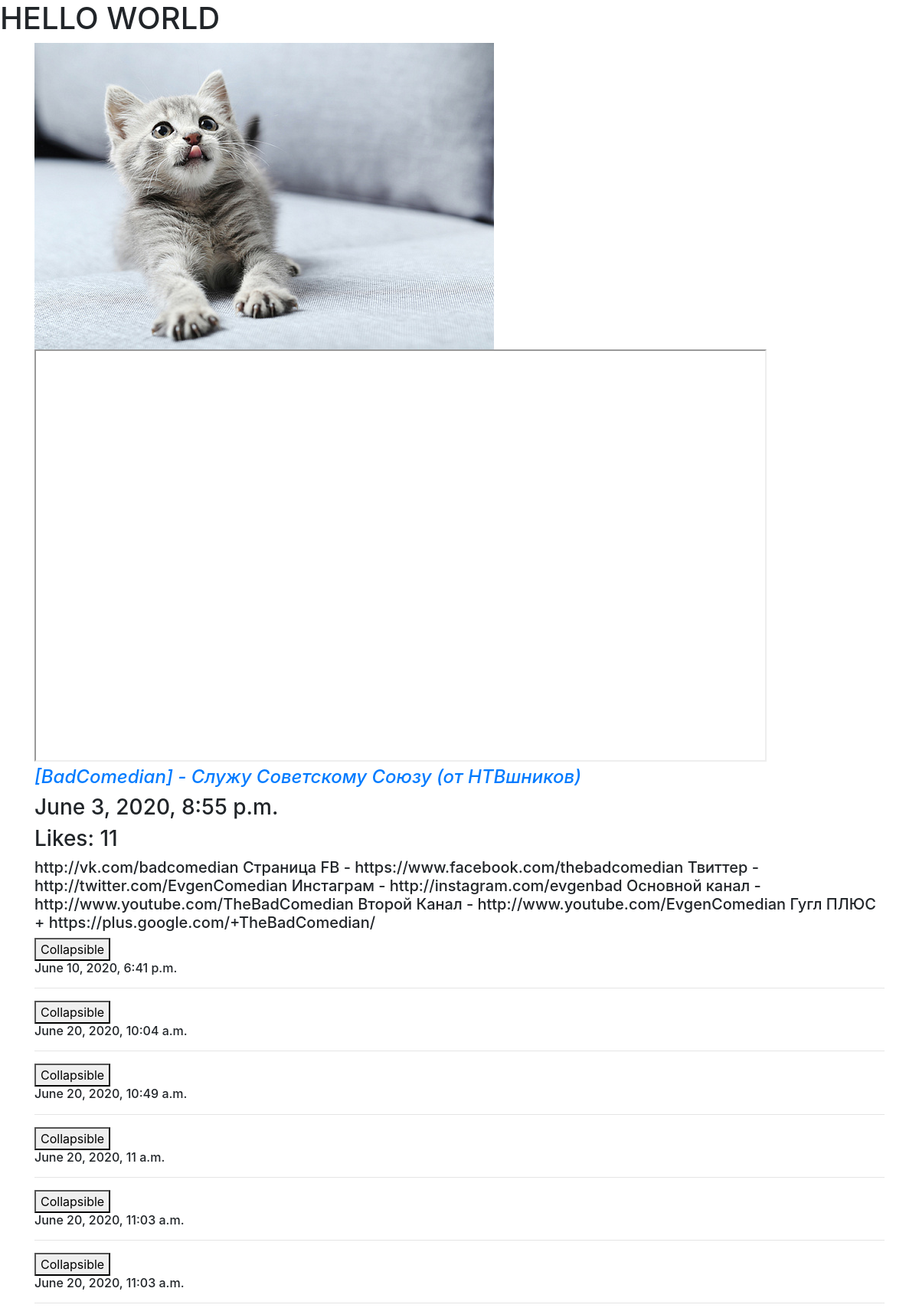
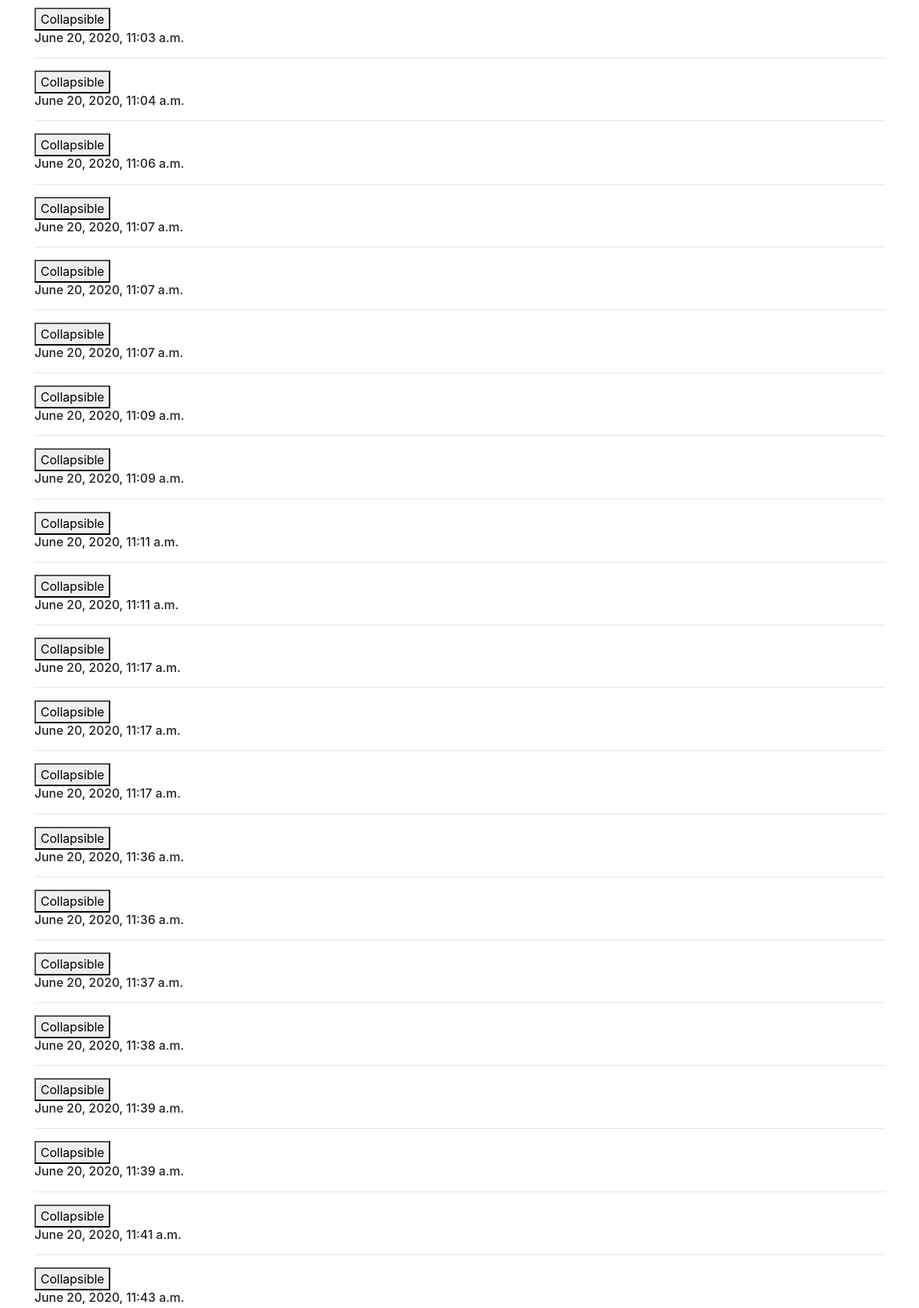
/hello/456/ (upper part), run on the app's committed database (2 pictures, top to bottom).
### showvideo/models.py (models this page shows, shortened)
class Video(models.Model):       # A 1      B   2     C  3
    class Meta:
        verbose_name = "Видео"
        verbose_name_plural = "много видео"
    slug = models.SlugField(
        unique=True,
        verbose_name="Слаг",
        help_text="слаг должен быть уникальным"
    )
    urls = models.URLField(verbose_name="Урл, понял?")
    title = models.CharField(max_length=150, verbose_name="название")
    date = models.DateTimeField(auto_now_add=True, verbose_name="дата")
    description = models.TextField(
        verbose_name="описание",
        null=True,
        blank=True)
    likes = models.PositiveIntegerField(default=0, verbose_name="нравится)")

class Comment(models.Model):   # 1 - 5шт    2 - 3 шт
    text = models.TextField()
    date = models.DateTimeField(auto_now_add=True)
    comment_video = models.ForeignKey(Video, on_delete=models.CASCADE, related_name="comment")

### showvideo/views.py (the view)
# urls.py: re_path("456/", views.world, name="main_page"),
def world(request):
    response = {"name":"Bogdan", "d":34, "arr":[1,2,3,4,5]}
    response["content"] = Video.objects.all()
    return render(request, "index.html", response)

### showvideo/templates/index.html (shortened to what this page needs)
{% extends "main_template.html" %}
{% load static %}
{% block video %}
<img src="{% static "123.jpg" %}">
{% for video in content %}
    <iframe width="956" height="538" src="{{ video.urls }}"></iframe>
    <a href={% url "one_video" id=video.id %}>
        <h4>
            <i>{{ video.title }}</i>
        </h4>
    <h3>{{ video.date }}</h3>
    <h3 class="like" id="{{ video.id }}">Likes: {{ video.likes }}</h3>
    <h5>{{ video.description }}</h5>
    <div id="comment-container{{ video.id }}">
    {% for com in video.comment.all %}
        <button data-toggle="collapse" data-target="#demo{{ com.id }}">Collapsible</button>
        <h6>{{ com.date }}</h6>
        <hr>
    {% endfor %}
    </div>
{% endfor %}
{% endblock %}

### showvideo/templates/main_template.html (shortened to what this page needs)
<!DOCTYPE html>
<html lang="en">
<head>
    <link rel="stylesheet" href="https://maxcdn.bootstrapcdn.com/bootstrap/4.5.0/css/bootstrap.min.css">
</head>
<body>
<h1>HELLO WORLD</h1>
<div class="container">
    {% block video %}
    {% endblock %}
</div>
</body>
</html>

### data on the page
Video: title "[BadComedian] - Служу Советскому Союзу (от НТВшников)", date "June 3, 2020, 8:55 p.m.", likes "11", description "http://vk.com/badcomedian Страница FB - https://www.facebook.com/thebadcomedian Твиттер - http://twitter.com/EvgenComedian Инстаграм - http://instagram.com/evgenbad Основной канал - http://www.youtube.com/TheBadComedian Второй Канал - http://www.youtube.com/EvgenComedian Гугл ПЛЮС + https://plus.google.com/+TheBadComedian/"
Comment: date "June 10, 2020, 6:41 p.m."
Comment: date "June 20, 2020, 10:04 a.m."
Comment: date "June 20, 2020, 10:49 a.m."
Comment: date "June 20, 2020, 11 a.m."
Comment: date "June 20, 2020, 11:03 a.m."
Comment: date "June 20, 2020, 11:03 a.m."
Comment: date "June 20, 2020, 11:03 a.m."
Comment: date "June 20, 2020, 11:04 a.m."
Comment: date "June 20, 2020, 11:06 a.m."
Comment: date "June 20, 2020, 11:07 a.m."
Comment: date "June 20, 2020, 11:07 a.m."
Comment: date "June 20, 2020, 11:07 a.m."
Comment: date "June 20, 2020, 11:09 a.m."
Comment: date "June 20, 2020, 11:09 a.m."
Comment: date "June 20, 2020, 11:11 a.m."
Comment: date "June 20, 2020, 11:11 a.m."
Comment: date "June 20, 2020, 11:17 a.m."
Comment: date "June 20, 2020, 11:17 a.m."
Comment: date "June 20, 2020, 11:17 a.m."
Comment: date "June 20, 2020, 11:36 a.m."
Comment: date "June 20, 2020, 11:36 a.m."
Comment: date "June 20, 2020, 11:37 a.m."
Comment: date "June 20, 2020, 11:38 a.m."
Comment: date "June 20, 2020, 11:39 a.m."
Comment: date "June 20, 2020, 11:39 a.m."
Comment: date "June 20, 2020, 11:41 a.m."
Comment: date "June 20, 2020, 11:43 a.m."
